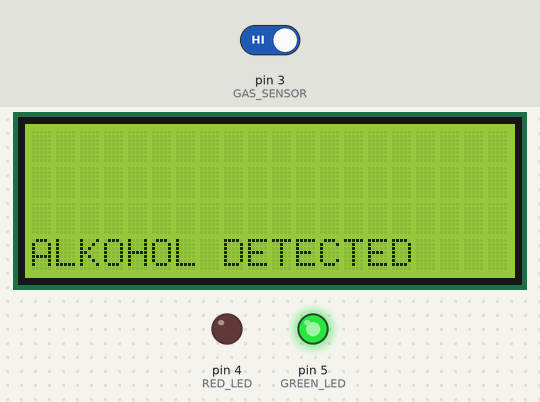
The sketch below on a simulated Arduino Uno, built with avr-gcc and run on an emulated ATmega328P. Parts: 20×4 character LCD, output pins drawn as LEDs (lit = HIGH). The test bench sets the inputs (shaded band); at power-on: pin 3 (GAS_SENSOR) HIGH.

Above: at 2.2 s.
2.3 s: pin 3 (GAS_SENSOR) driven LOW
At 2.8 s:
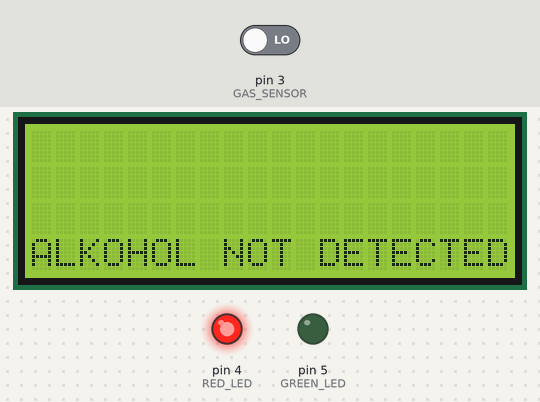
3.8 s: pin 3 (GAS_SENSOR) driven HIGH
At 4.3 s:
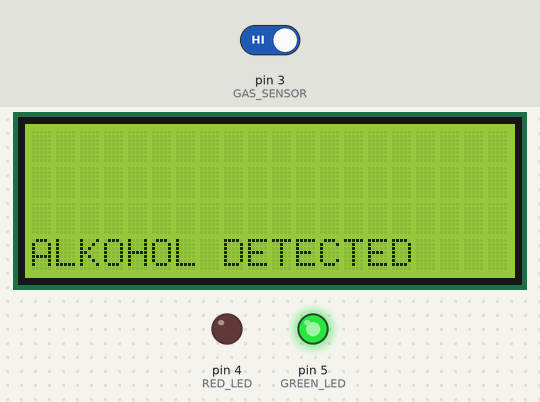
Timing chart, 0 to 6.8 s (numbered marks = the images above; inputs shaded):
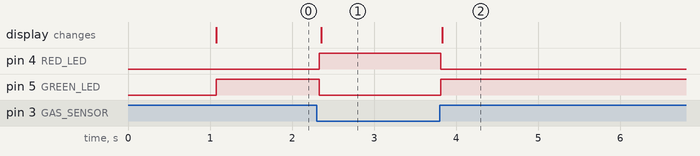

Measured:
- after the input at 2.3 s, pin 4 (RED_LED): LOW → HIGH at once; pin 5 (GREEN_LED): HIGH → LOW at once; the display: changes after 0.05 s (image 1)
- after the input at 3.8 s, pin 4 (RED_LED): HIGH → LOW at once; pin 5 (GREEN_LED): LOW → HIGH at once; the display: changes at once (image 2)

The sketch:

Gas_Sensor.ino
```cpp
#include <LiquidCrystal.h>
LiquidCrystal lcd(13, 12, 11, 10, 9, 8 );
int GAS_SENSOR=3;
int RED_LED=4;
int GREEN_LED=5;
void setup()  {
pinMode(GAS_SENSOR, INPUT_PULLUP);
pinMode(RED_LED, OUTPUT);
pinMode(GREEN_LED, OUTPUT);
lcd.begin(20,4);
lcd.setCursor(0,0);
lcd.print("SISTEM PENDETEKSI ");
lcd.setCursor(0,1);
lcd.print("ALKOHOL ");
lcd.setCursor(0,2);
lcd.print("TELEKOMUNIKASI PNJ ");
delay(1000);
}
void loop(){
  int GAS_SENSOR_READ = digitalRead(GAS_SENSOR);
  if (GAS_SENSOR_READ == HIGH)
  {
    lcd.clear();
    lcd.setCursor(0, 3);
    lcd.print("ALKOHOL DETECTED ");
    digitalWrite(RED_LED, LOW);
    digitalWrite(GREEN_LED, HIGH);
    delay(20);
  }
else
{
  lcd.clear();
  lcd.setCursor(0,3);
  lcd.print("ALKOHOL NOT DETECTED ");
  digitalWrite(GREEN_LED, LOW);
  digitalWrite(RED_LED, HIGH);
  delay(20);
}
}
```
